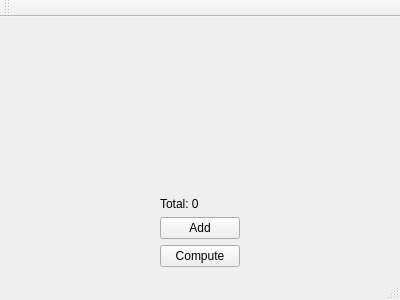
<?xml version="1.0" encoding="UTF-8"?>
<ui version="4.0">
 <class>MainWindow</class>
 <widget class="QMainWindow" name="MainWindow">
  <property name="geometry">
   <rect>
    <x>0</x>
    <y>0</y>
    <width>400</width>
    <height>300</height>
   </rect>
  </property>
  <property name="sizePolicy">
   <sizepolicy hsizetype="Fixed" vsizetype="Fixed">
    <horstretch>0</horstretch>
    <verstretch>0</verstretch>
   </sizepolicy>
  </property>
  <property name="windowTitle">
   <string>MainWindow</string>
  </property>
  <widget class="QWidget" name="centralWidget">
   <layout class="QHBoxLayout" name="horizontalLayout">
    <item>
     <layout class="QHBoxLayout" name="mainw">
      <item>
       <layout class="QVBoxLayout" name="verticalLayout_3">
        <property name="sizeConstraint">
         <enum>QLayout::SetDefaultConstraint</enum>
        </property>
        <item>
         <spacer name="verticalSpacer">
          <property name="orientation">
           <enum>Qt::Vertical</enum>
          </property>
          <property name="sizeHint" stdset="0">
           <size>
            <width>20</width>
            <height>40</height>
           </size>
          </property>
         </spacer>
        </item>
        <item>
         <widget class="QLabel" name="total">
          <property name="text">
           <string>Total: 0</string>
          </property>
         </widget>
        </item>
        <item>
         <widget class="QPushButton" name="addPerson">
          <property name="sizePolicy">
           <sizepolicy hsizetype="Fixed" vsizetype="Fixed">
            <horstretch>0</horstretch>
            <verstretch>0</verstretch>
           </sizepolicy>
          </property>
          <property name="text">
           <string>Add</string>
          </property>
         </widget>
        </item>
        <item>
         <widget class="QPushButton" name="computeMon">
          <property name="sizePolicy">
           <sizepolicy hsizetype="Fixed" vsizetype="Fixed">
            <horstretch>0</horstretch>
            <verstretch>0</verstretch>
           </sizepolicy>
          </property>
          <property name="text">
           <string>Compute</string>
          </property>
         </widget>
        </item>
       </layout>
      </item>
     </layout>
    </item>
   </layout>
  </widget>
  <widget class="QMenuBar" name="menuBar">
   <property name="geometry">
    <rect>
     <x>0</x>
     <y>0</y>
     <width>400</width>
     <height>21</height>
    </rect>
   </property>
  </widget>
  <widget class="QToolBar" name="mainToolBar">
   <attribute name="toolBarArea">
    <enum>TopToolBarArea</enum>
   </attribute>
   <attribute name="toolBarBreak">
    <bool>false</bool>
   </attribute>
  </widget>
  <widget class="QStatusBar" name="statusBar"/>
 </widget>
 <layoutdefault spacing="6" margin="11"/>
 <resources/>
 <connections/>
</ui>
